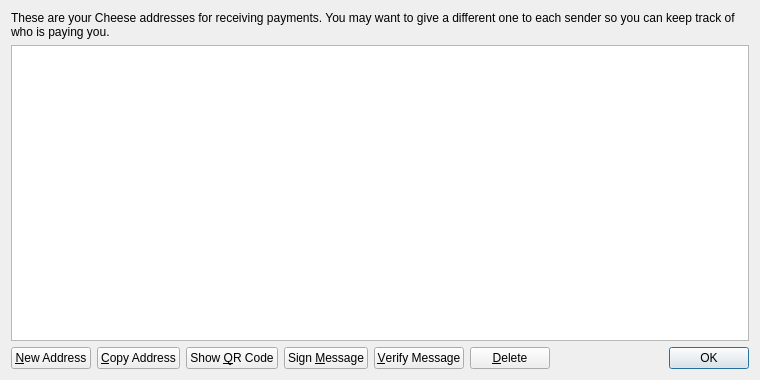
<?xml version="1.0" encoding="UTF-8"?>
<ui version="4.0">
 <class>AddressBookPage</class>
 <widget class="QWidget" name="AddressBookPage">
  <property name="geometry">
   <rect>
    <x>0</x>
    <y>0</y>
    <width>760</width>
    <height>380</height>
   </rect>
  </property>
  <property name="windowTitle">
   <string>Address Book</string>
  </property>
  <layout class="QVBoxLayout" name="verticalLayout">
   <item>
    <widget class="QLabel" name="labelExplanation">
     <property name="text">
      <string>These are your Cheese addresses for receiving payments. You may want to give a different one to each sender so you can keep track of who is paying you.</string>
     </property>
     <property name="textFormat">
      <enum>Qt::PlainText</enum>
     </property>
     <property name="wordWrap">
      <bool>true</bool>
     </property>
    </widget>
   </item>
   <item>
    <widget class="QTableView" name="tableView">
     <property name="contextMenuPolicy">
      <enum>Qt::CustomContextMenu</enum>
     </property>
     <property name="toolTip">
      <string>Double-click to edit address or label</string>
     </property>
     <property name="tabKeyNavigation">
      <bool>false</bool>
     </property>
     <property name="selectionMode">
      <enum>QAbstractItemView::SingleSelection</enum>
     </property>
     <property name="selectionBehavior">
      <enum>QAbstractItemView::SelectRows</enum>
     </property>
     <property name="sortingEnabled">
      <bool>true</bool>
     </property>
     <attribute name="verticalHeaderVisible">
      <bool>false</bool>
     </attribute>
    </widget>
   </item>
   <item>
    <layout class="QHBoxLayout" name="horizontalLayout">
     <item>
      <widget class="QPushButton" name="newAddressButton">
       <property name="toolTip">
        <string>Create a new address</string>
       </property>
       <property name="text">
        <string>&amp;New Address</string>
       </property>
      </widget>
     </item>
     <item>
      <widget class="QPushButton" name="copyToClipboard">
       <property name="toolTip">
        <string>Copy the currently selected address to the system clipboard</string>
       </property>
       <property name="text">
        <string>&amp;Copy Address</string>
       </property>
      </widget>
     </item>
     <item>
      <widget class="QPushButton" name="showQRCode">
       <property name="text">
        <string>Show &amp;QR Code</string>
       </property>
      </widget>
     </item>
     <item>
      <widget class="QPushButton" name="signMessage">
       <property name="toolTip">
        <string>Sign a message to prove you own a Cheese address</string>
       </property>
       <property name="text">
        <string>Sign &amp;Message</string>
       </property>
      </widget>
     </item>
     <item>
      <widget class="QPushButton" name="verifyMessage">
       <property name="toolTip">
        <string>Verify a message to ensure it was signed with a specified Cheese address</string>
       </property>
       <property name="text">
        <string>&amp;Verify Message</string>
       </property>
      </widget>
     </item>
     <item>
      <widget class="QPushButton" name="deleteButton">
       <property name="toolTip">
        <string>Delete the currently selected address from the list</string>
       </property>
       <property name="text">
        <string>&amp;Delete</string>
       </property>
      </widget>
     </item>
     <item>
      <spacer name="horizontalSpacer">
       <property name="orientation">
        <enum>Qt::Horizontal</enum>
       </property>
       <property name="sizeHint" stdset="0">
        <size>
         <width>40</width>
         <height>20</height>
        </size>
       </property>
      </spacer>
     </item>
     <item>
      <widget class="QDialogButtonBox" name="buttonBox">
       <property name="sizePolicy">
        <sizepolicy hsizetype="Maximum" vsizetype="Fixed">
         <horstretch>0</horstretch>
         <verstretch>0</verstretch>
        </sizepolicy>
       </property>
       <property name="standardButtons">
        <set>QDialogButtonBox::Ok</set>
       </property>
      </widget>
     </item>
    </layout>
   </item>
  </layout>
 </widget>
 <resources>
  <include location="../bitcoin.qrc"/>
 </resources>
 <connections/>
</ui>
